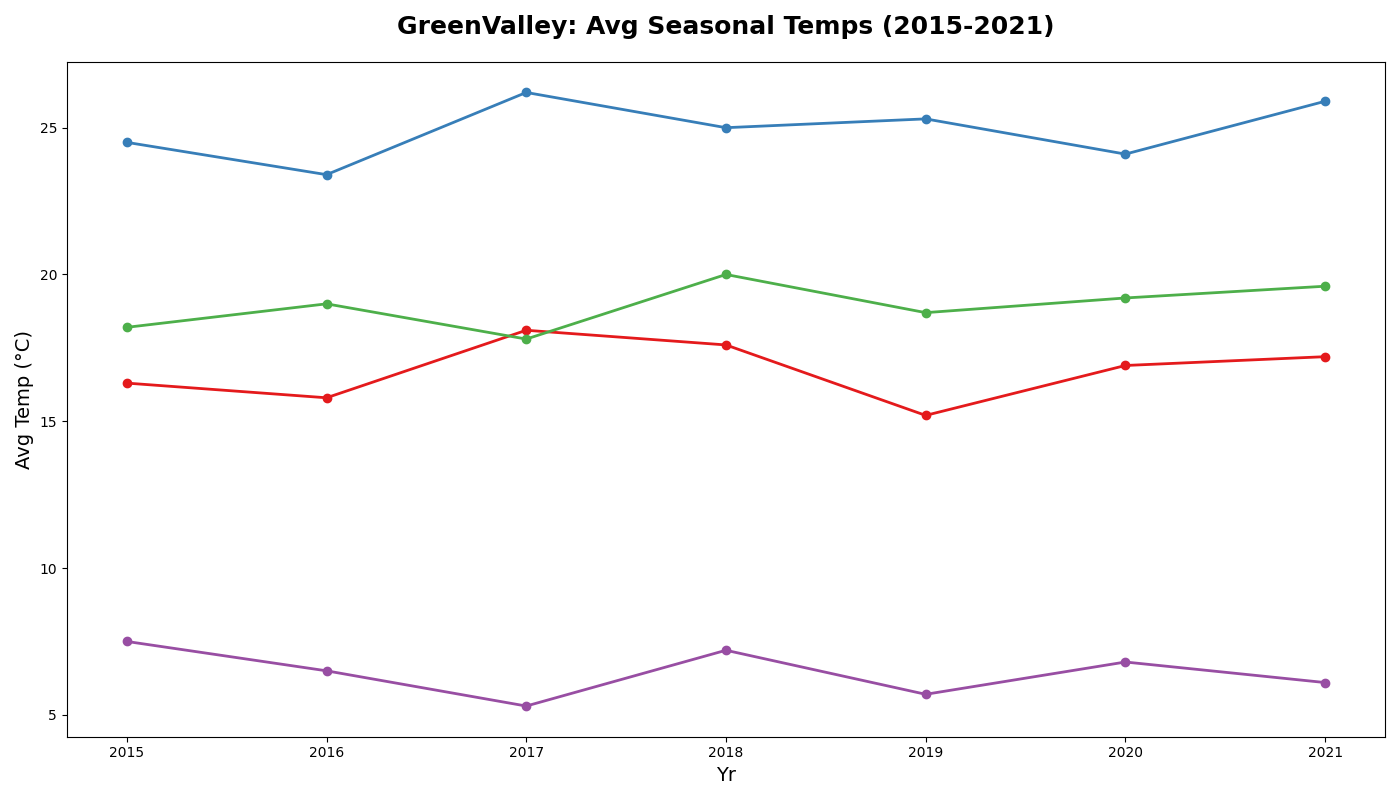

Python code for this plot:
import matplotlib.pyplot as plt
import numpy as np

years = np.array([2015, 2016, 2017, 2018, 2019, 2020, 2021])

spring_temps = np.array([16.3, 15.8, 18.1, 17.6, 15.2, 16.9, 17.2])
summer_temps = np.array([24.5, 23.4, 26.2, 25.0, 25.3, 24.1, 25.9])
autumn_temps = np.array([18.2, 19.0, 17.8, 20.0, 18.7, 19.2, 19.6])
winter_temps = np.array([7.5, 6.5, 5.3, 7.2, 5.7, 6.8, 6.1])

# New set of colors
colors = ['#e41a1c', '#377eb8', '#4daf4a', '#984ea3']

plt.figure(figsize=(14, 8))

plt.plot(years, spring_temps, color=colors[0], marker='o', linestyle='-', linewidth=2, markersize=6)
plt.plot(years, summer_temps, color=colors[1], marker='o', linestyle='-', linewidth=2, markersize=6)
plt.plot(years, autumn_temps, color=colors[2], marker='o', linestyle='-', linewidth=2, markersize=6)
plt.plot(years, winter_temps, color=colors[3], marker='o', linestyle='-', linewidth=2, markersize=6)

plt.title('GreenValley: Avg Seasonal Temps (2015-2021)', fontsize=18, fontweight='bold', pad=20)
plt.xlabel('Yr', fontsize=14)
plt.ylabel('Avg Temp (°C)', fontsize=14)

plt.xticks(years)

plt.tight_layout()

plt.show()
